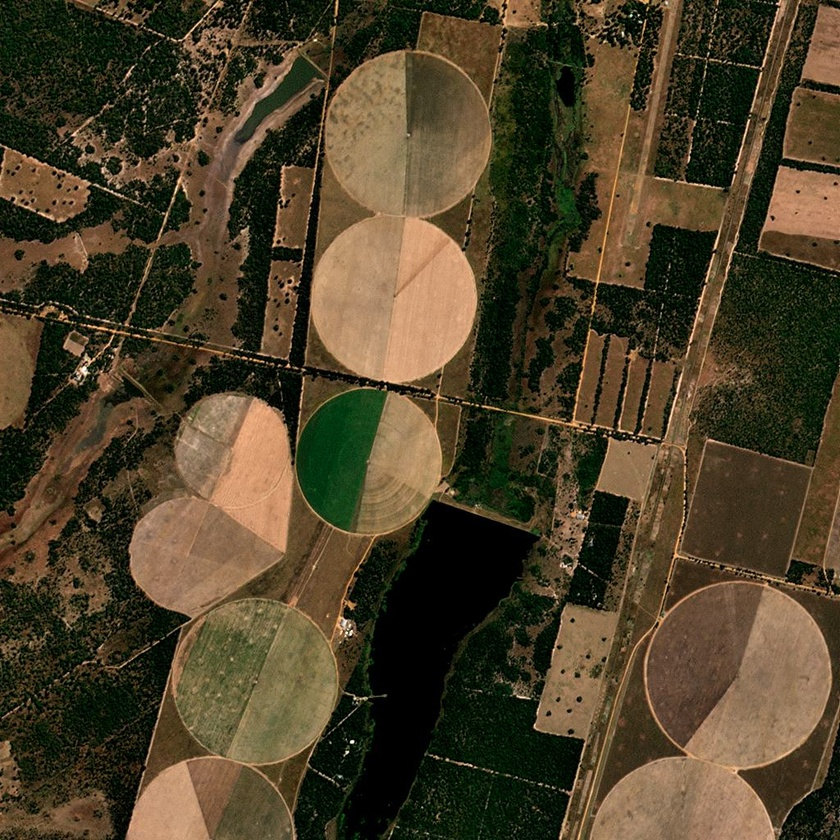
#> input picture cp_detection/test_data/test_heart.jpg, 840 x 840 px, shrunk from 1024 x 1024 before the run
$ python -i image_utils.py   (imports and definitions only)
#> lines starting #> are read from the running program, lines starting #| are printed output that depends on the picture; after the words box and inside, x2 and y2 are one past the last pixel; in counts of white or black regions, pixels touching at a corner belong together
from skimage.measure import regionprops
import cv2
import numpy as np
from skimage import morphology, segmentation
from skimage.feature import peak_local_max
from scipy import ndimage as ndi
from typing import List, Tuple
import warnings

def watershed(mask_image: np.ndarray) -> np.ndarray:
    """
    Performs a watershed segmentation on the image and returns the segmented labels

    Args:
    mask_image: ndarray
        The mask image to segment

    Returns:
    labels: np.ndarray
        The segmented labels
    """
    # Threshold the image to isolate the circles
    thresholded = mask_image > np.mean(mask_image)

    # Compute the distance transform
    distance = ndi.distance_transform_edt(thresholded)

    # Find the peak local maxima
    coordinates = peak_local_max(distance, labels=thresholded, min_distance=20)

    # Create an empty image to store the markers
    markers = np.zeros(distance.shape, dtype=np.uint8)

    # Draw the markers
    for i, (r, c) in enumerate(coordinates):
        markers[r, c] = i + 1  # Add 1 to avoid confusion with the background

    # Perform the watershed segmentation
    labels = segmentation.watershed(-distance, markers, mask=thresholded)

    return labels

# [209 lines left out: functions remove_small_objects, detect_circles, detect_circles_and_semi_circles, merge_and_segment, remove_duplicates, not called in this run]

>>> import cv2
>>> picture = cv2.imread('../test_data/test_heart.jpg', cv2.IMREAD_GRAYSCALE)
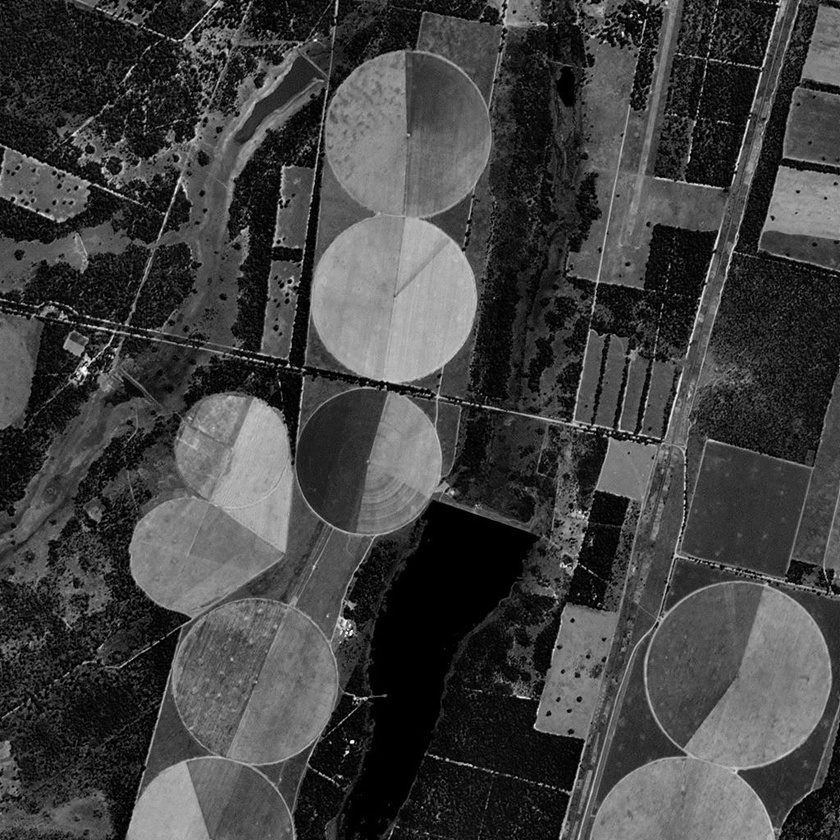
#> picture: shape (840, 840); min 0, max 255, mean 65.7
>>> result = watershed(picture)
#> in watershed, `thresholded = mask_image > np.mean(mask_image)`:
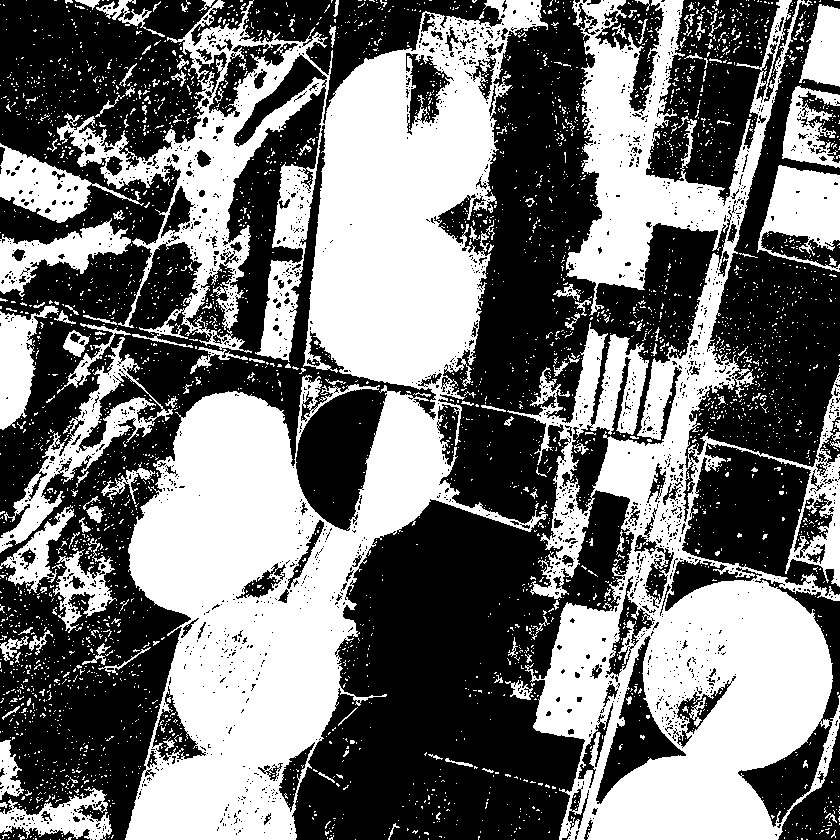
#> thresholded: shape (840, 840) bool; 45.5% white; 3718 white regions (3547 under 20 px), largest, box (x1, y1, x2, y2) and area: (57, 0, 548, 840) 158896, (507, 0, 840, 840) 106694, (0, 337, 173, 553) 6090
#> in watershed, `distance = ndi.distance_transform_edt(thresholded)`:
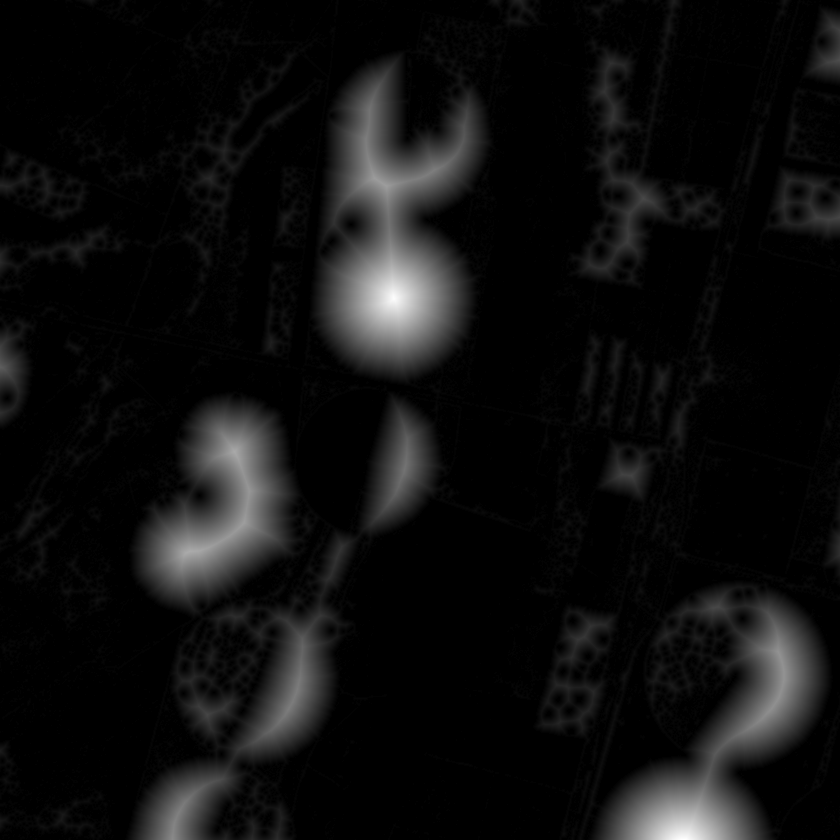
#> distance: shape (840, 840) float64; min 0, max 84, mean 5; drawn with min black and max white
#> in watershed, `coordinates = peak_local_max(distance, labels=thresholded, min_distanc..`: coordinates = 234 pairs, first value 20 to 819, second value 20 to 819
#> the loop in watershed, `for i, (r, c) in enumerate(coordinates):` made 234 passes
#> (r, c) on passes 1 to 3: (298, 393), (819, 692), (551, 189)
#> after the loop in watershed, `for i, (r, c) in enumerate(coordinates):`:
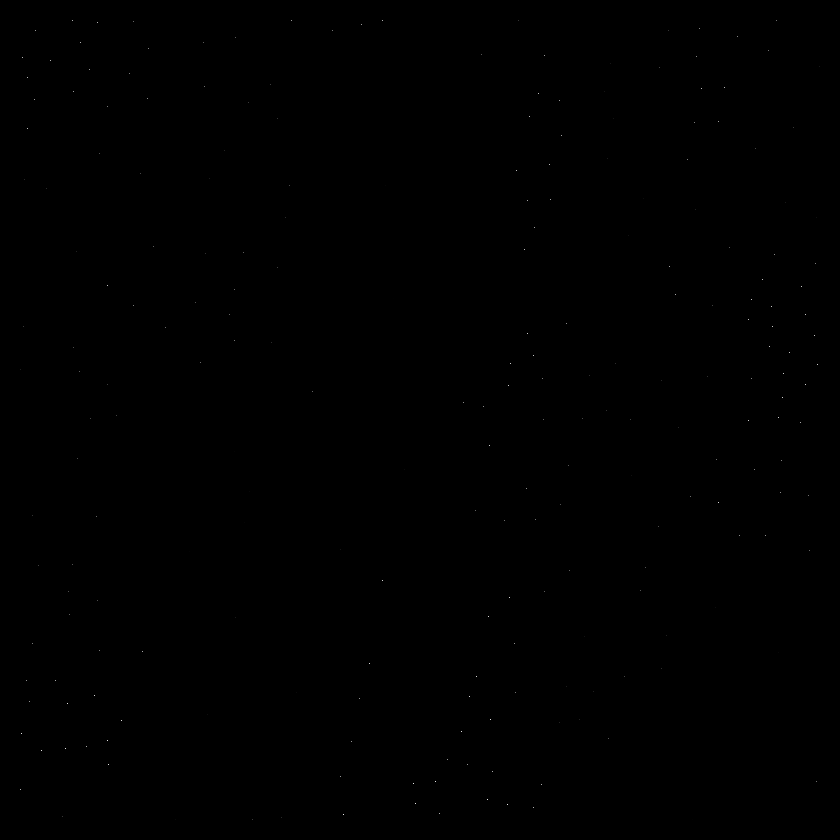
#> markers: shape (840, 840); min 0, max 234, mean 0
#> in watershed, `labels = segmentation.watershed(-distance, markers, mask=thresholded)`:
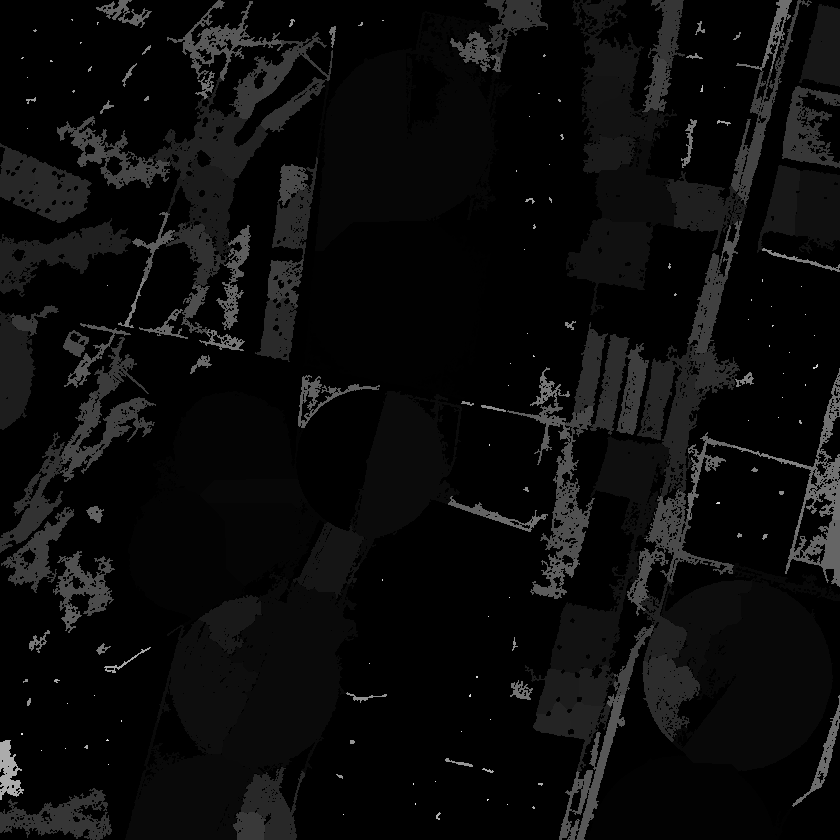
#> labels: shape (840, 840); min 0, max 234, mean 11.7

$ run again, on cp_detection/test_data/test_multiple.jpg
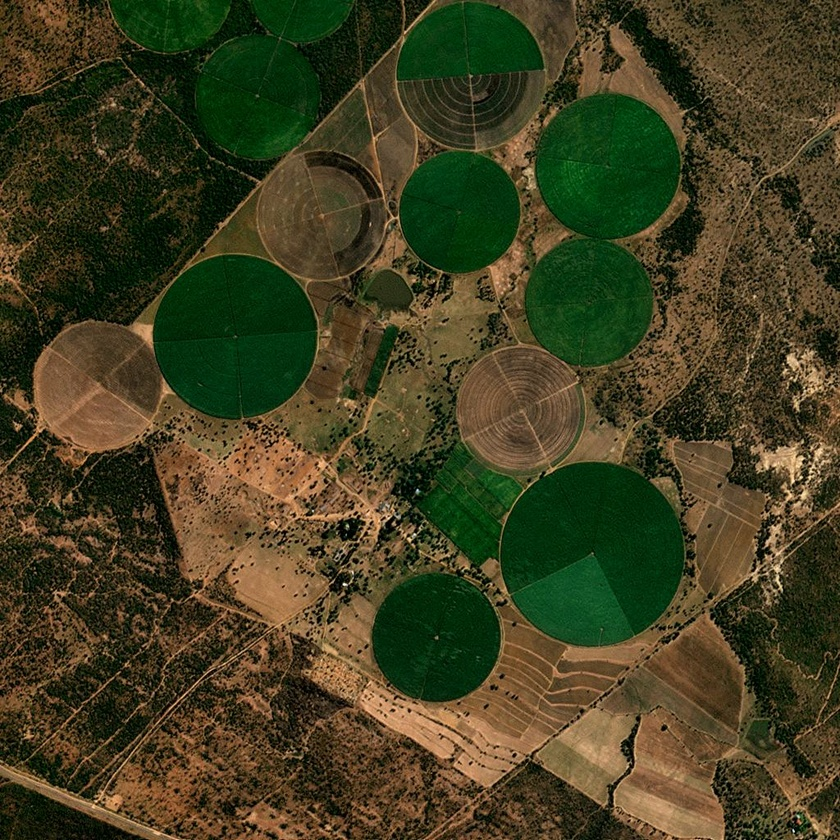
#> input picture cp_detection/test_data/test_multiple.jpg, 840 x 840 px, shrunk from 1024 x 1024 before the run
#> in watershed, `thresholded = mask_image > np.mean(mask_image)`:
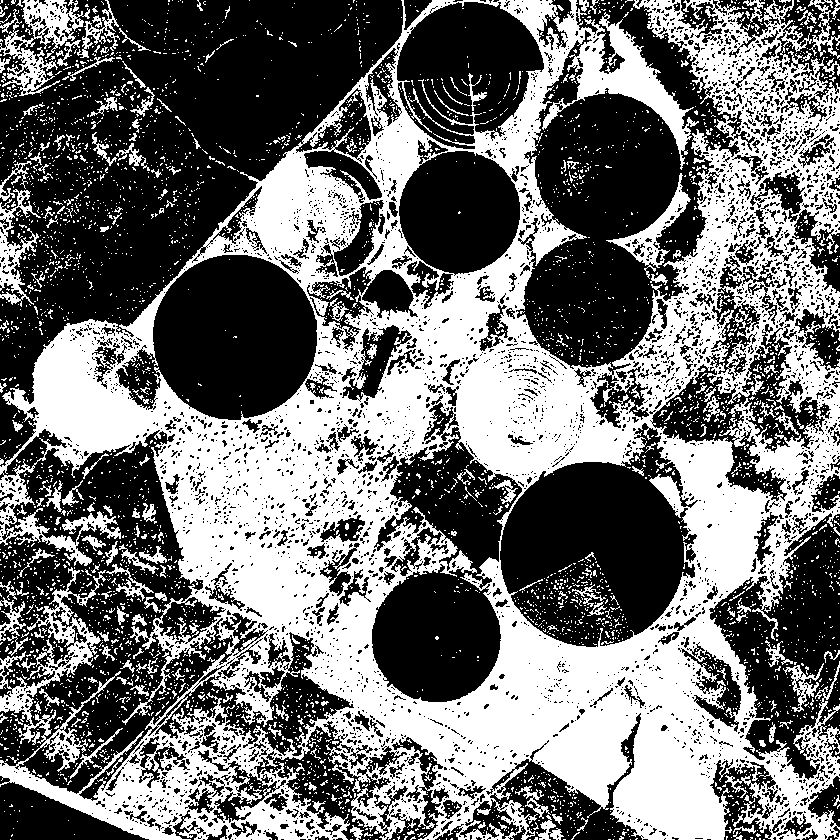
#> thresholded: shape (840, 840) bool; 44.8% white; 4251 white regions (4018 under 20 px), largest, box (x1, y1, x2, y2) and area: (0, 0, 840, 840) 281525, (0, 0, 90, 96) 3079, (606, 173, 691, 279) 1663
#> coordinates = 269 pairs, first value 20 to 819, second value 21 to 819
#> the loop in watershed, `for i, (r, c) in enumerate(coordinates):` made 269 passes
#> (r, c) on passes 1 to 3: (789, 665), (755, 587), (403, 71)
#> in watershed, `labels = segmentation.watershed(-distance, markers, mask=thresholded)`:
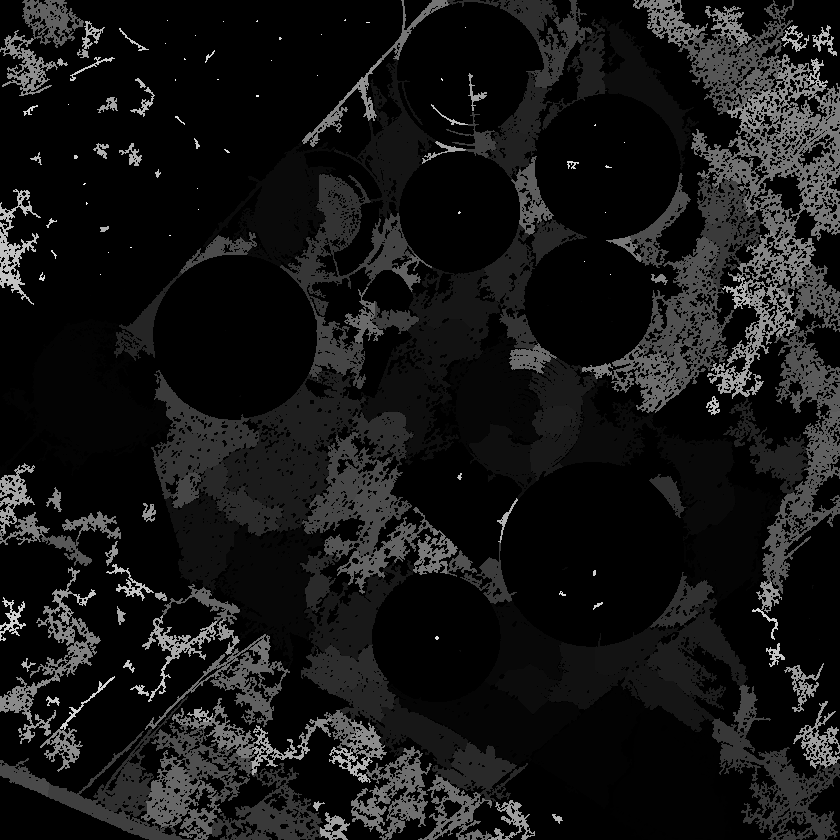
#> labels: shape (840, 840); min 0, max 255, mean 21.9

$ run again, on cp_detection/test_data/test_multiple2.jpg
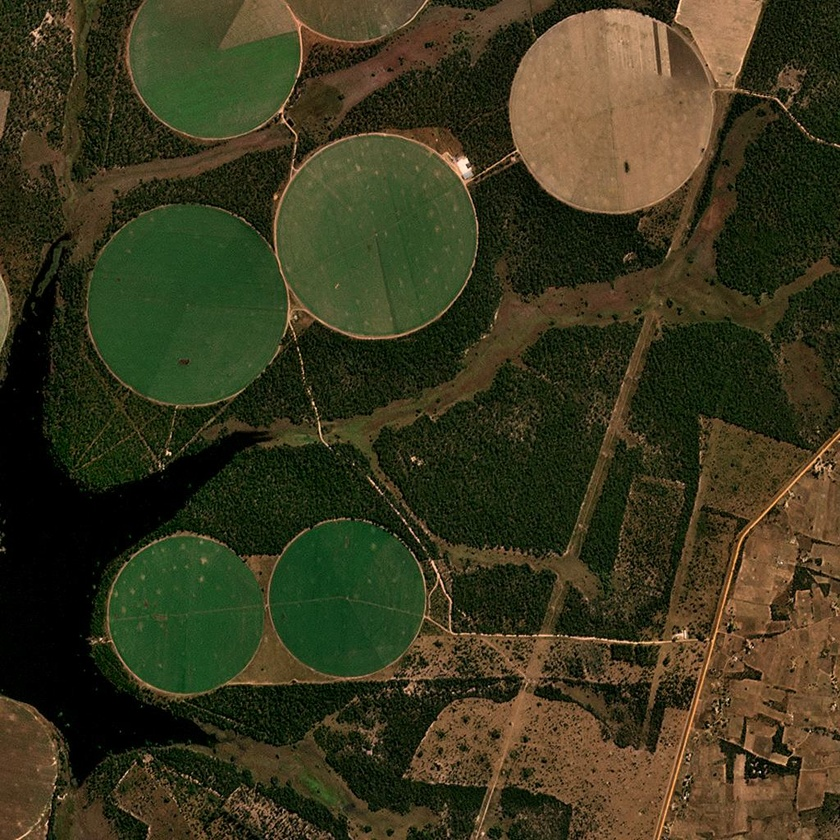
#> input picture cp_detection/test_data/test_multiple2.jpg, 840 x 840 px, shrunk from 1024 x 1024 before the run
#> in watershed, `thresholded = mask_image > np.mean(mask_image)`:
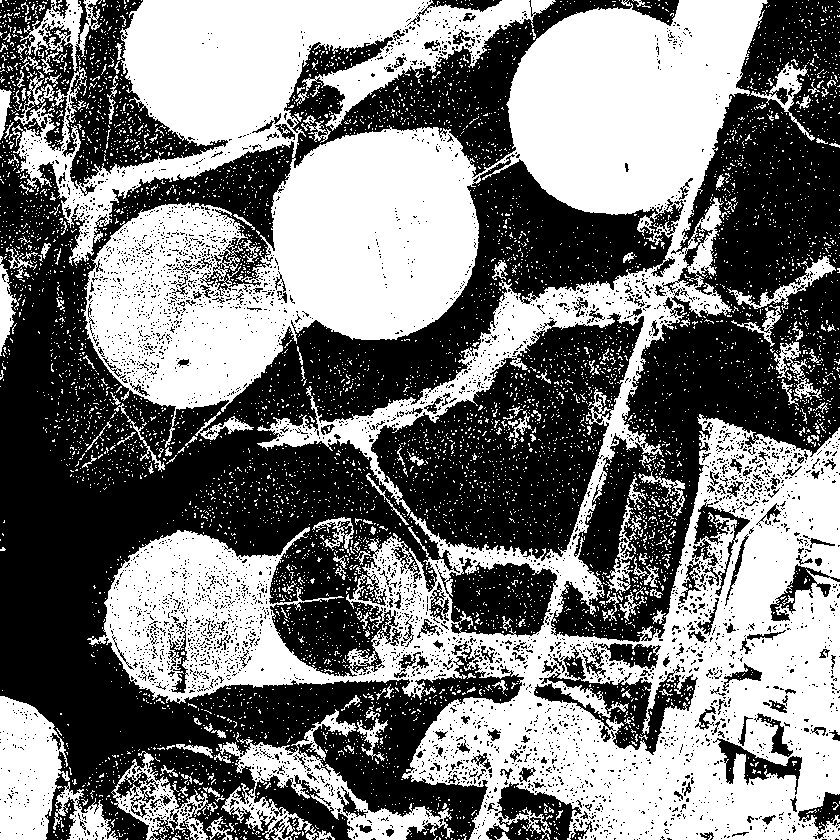
#> thresholded: shape (840, 840) bool; 48.3% white; 6280 white regions (6097 under 20 px), largest, box (x1, y1, x2, y2) and area: (9, 0, 840, 840) 288005, (218, 709, 454, 840) 7957, (0, 696, 70, 840) 7223
#> coordinates = 280 pairs, first value 20 to 819, second value 20 to 819
#> the loop in watershed, `for i, (r, c) in enumerate(coordinates):` made 280 passes
#> (r, c) on passes 1 to 3: (97, 588), (121, 657), (203, 333)
#> in watershed, `labels = segmentation.watershed(-distance, markers, mask=thresholded)`:
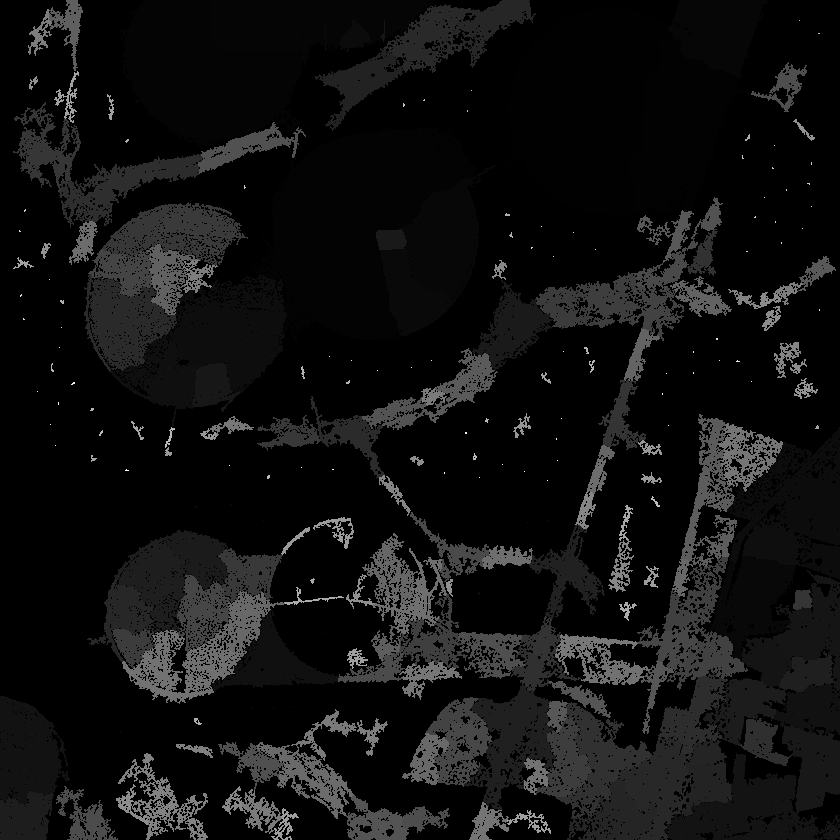
#> labels: shape (840, 840); min 0, max 255, mean 16.7
